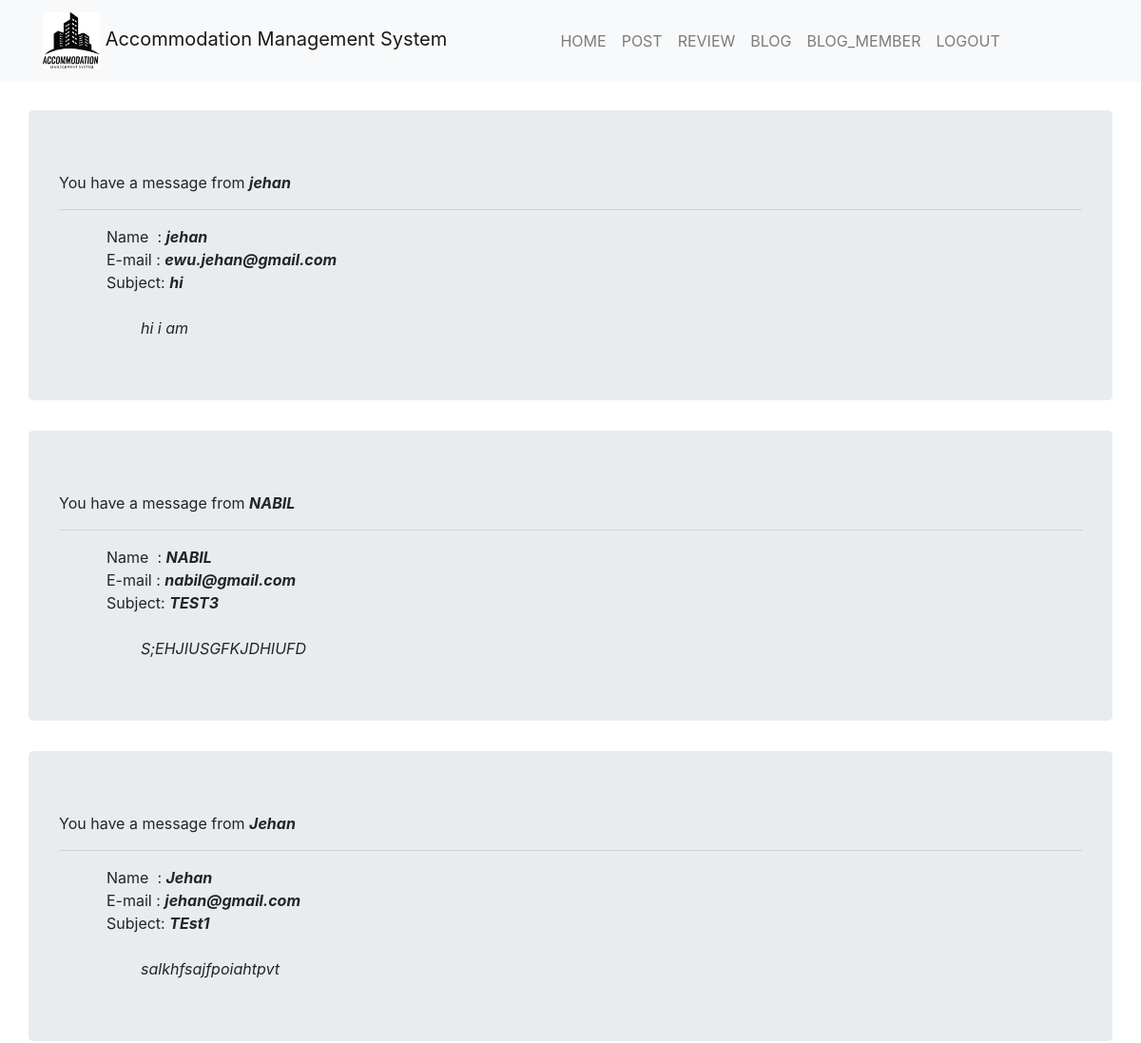
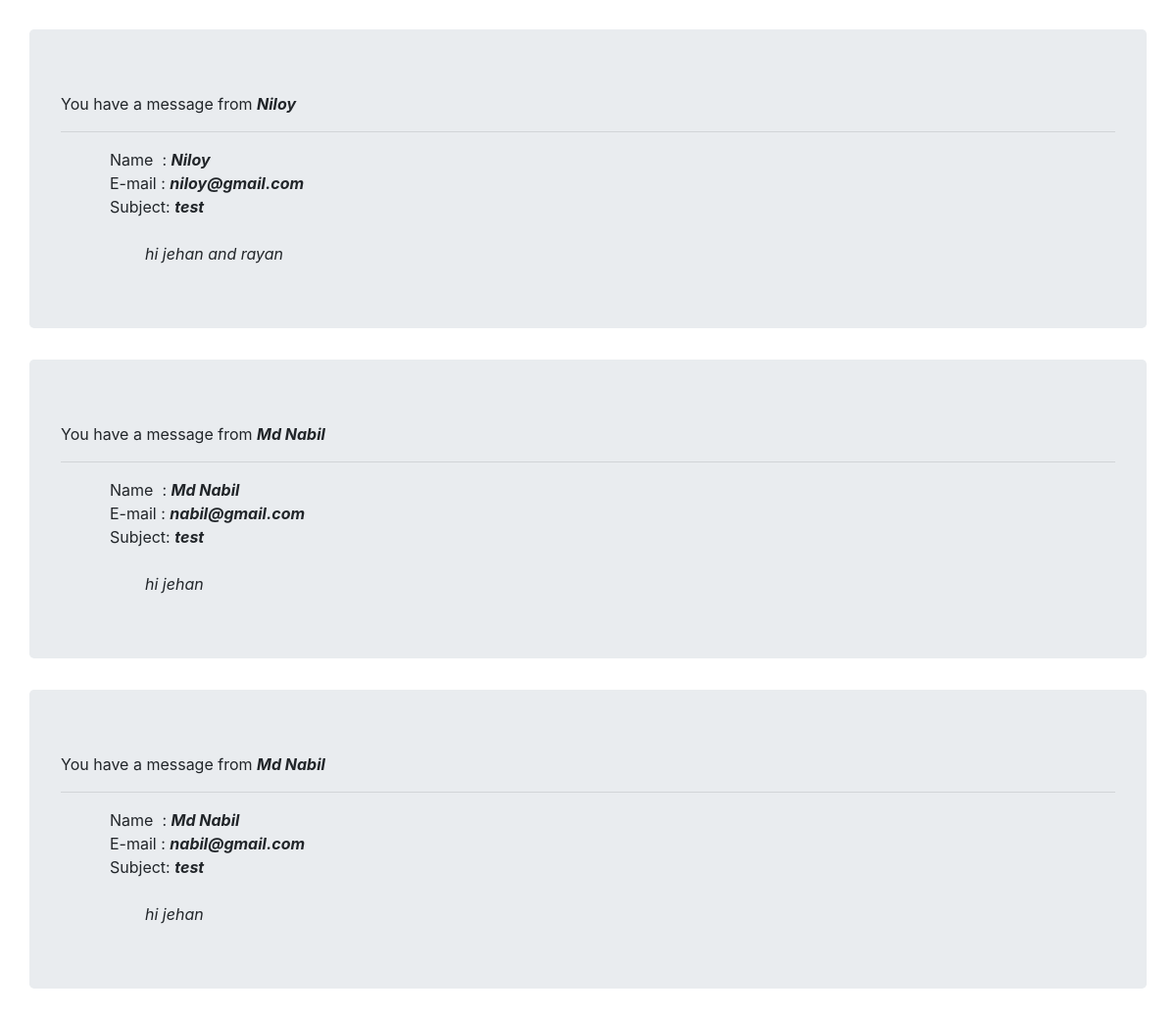
Page /admin/message.php on the committed database (2 pictures, top to bottom).
### tables this page shows
CREATE TABLE `contact` (
  `id` int(11) NOT NULL,
  `name` varchar(100) NOT NULL,
  `email` varchar(50) NOT NULL,
  `subject` varchar(100) NOT NULL,
  `message` varchar(500) NOT NULL
);

### admin/message.php (the view, shortened to what this page needs)
<!DOCTYPE html>
<html lang="en">
<head>
        <link rel="stylesheet" href="../profile.css">
        <link rel="stylesheet" href="https://stackpath.bootstrapcdn.com/bootstrap/4.3.1/css/bootstrap.min.css">
    </head>
    <body>
        <nav class="navbar navbar-light bg-light navbar-expand-md">
            <div class="container">
                <a class="navbar-brand" href="profile.php"><img src="../images/logo.jpg" height="60px" width="60px"> Accommodation Management System</a>
                <ul class="navbar-nav mx-auto">
                    <li class="navbar-item">
                        <a class="nav-link" href="index.php">HOME</a>
                    </li>
                    <li class="navbar-item">
                        <a class="nav-link" href="#">POST</a>
                    </li>
                    <li class="navbar-item">
                        <a class="nav-link" href="review.php">REVIEW</a>
                    </li>
                    <li class="navbar-item">
                        <a class="nav-link" href="blog.php">BLOG</a>
                    </li>
                    <li class="navbar-item">
                        <a class="nav-link" href="blog_member.php">BLOG_MEMBER</a>
                    </li>
                    <li class="navbar-item">
                        <a class="nav-link" href="logout.php">LOGOUT</a>
                    </li>
                </ul>
            </div>
        </nav>
        <?php
            $con = mysqli_connect("localhost","root","","fsf");
            $sql = "select * from contact order by id desc";
            $query = mysqli_query($con,$sql);
            while($row = mysqli_fetch_assoc($query)){
                echo "<div class='container jumbotron' style='margin-top: 30px;'>";
                echo "You have a message from "."<b><i>".$row["name"]."</b></i>";
                echo "<hr align='left'>";
                echo "<div class='text-justify' style='padding-left: 50px'>";
                echo "Name   &nbsp: "."<b><i>".$row["name"]."</b></i><br />";
                echo "E-mail : "."<b><i>".$row["email"]."</b></i><br />";
                echo "Subject: "."<b><i>".$row["subject"]."</b></i><br /><br />";
                echo "&nbsp&nbsp&nbsp&nbsp&nbsp&nbsp&nbsp "."<i>".$row["message"]."</i>";
                echo "</div>";
                echo "</div>";
            }
        ?>
    </body>
</html>

### rows in the picture
contact: name "jehan", email "ewu.jehan@gmail.com", subject "hi", message "hi i am"
contact: name "NABIL", email "nabil@gmail.com", subject "TEST3", message "S;EHJIUSGFKJDHIUFD"
contact: name "Jehan", email "jehan@gmail.com", subject "TEst1", message "salkhfsajfpoiahtpvt"
contact: name "Niloy", email "niloy@gmail.com", subject "test", message "hi jehan and rayan"
contact: name "Md Nabil", email "nabil@gmail.com", subject "test", message "hi jehan"
contact: name "Md Nabil", email "nabil@gmail.com", subject "test", message "hi jehan"
